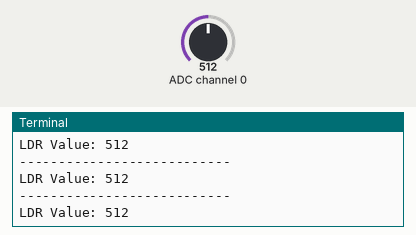
This program was run on a simulated Raspberry Pi (BCM pin numbers). Parts: the last lines printed to the terminal. Inputs (shaded band) come from the test bench; at power-on: ADC channel 0 = 512 (analog values on the 0–1023 scale).

Above: at 1.2 s.
1.3 s: ADC channel 0 set to 716
At 1.9 s:
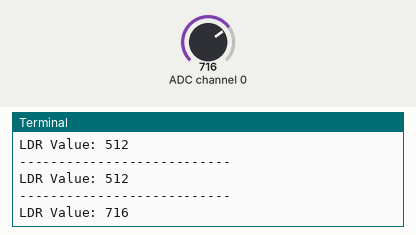
2.8 s: ADC channel 0 set to 900
At 3.4 s:
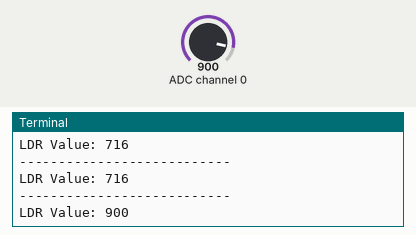
Timing chart, 0 to 5.8 s (numbered marks = the images above; inputs shaded):
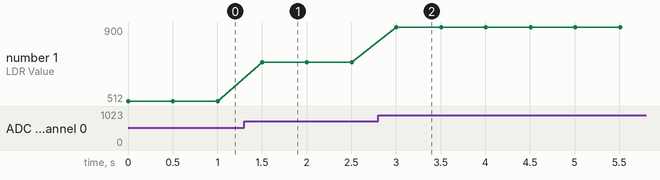

The program:

MCP_3308.py
```python
import spidev
import time
# 딜레이 시간(센서 측정 간격)
delay = 0.5

# #MCP3008 채널 중 센서에 연결한 채널 설정
pot_channel = 0 # 조도 센서

# SPI 인스턴스 spi 생성
spi = spidev.SpiDev()

# SPI 통신 시작하기
spi.open(0, 0)

# SPI 통신 속도 설정
spi.max_speed_hz = 100000

# 0~7 까지 8개의 채널에서 SPI 데이터 읽기
def readabc(abcnum):
    if abcnum < 0 or abcnum > 7:
        return -1

    r = spi.xfer2([1, 8+abcnum <<4, 0]) # 요청 및 값 리턴
    data = ((r[1] & 3) << 8) + r[2] # 10비트 해석

    return data

while True:
    # readabc 함수로 pot_channel의 SPI 데이터를 읽기
    pot_value = readabc(pot_channel)
    print("---------------------------")
    print("LDR Value: %d" %pot_value)
    time.sleep(delay)
```

Measured:
- after the input at 1.3 s, the terminal: prints a new line after 0.20 s (image 1)
- after the input at 2.8 s, the terminal: prints a new line after 0.21 s (image 2)
- plotted number 1: 512 → 716 after the input at 1.3 s, 716 → 900 after the input at 2.8 s
